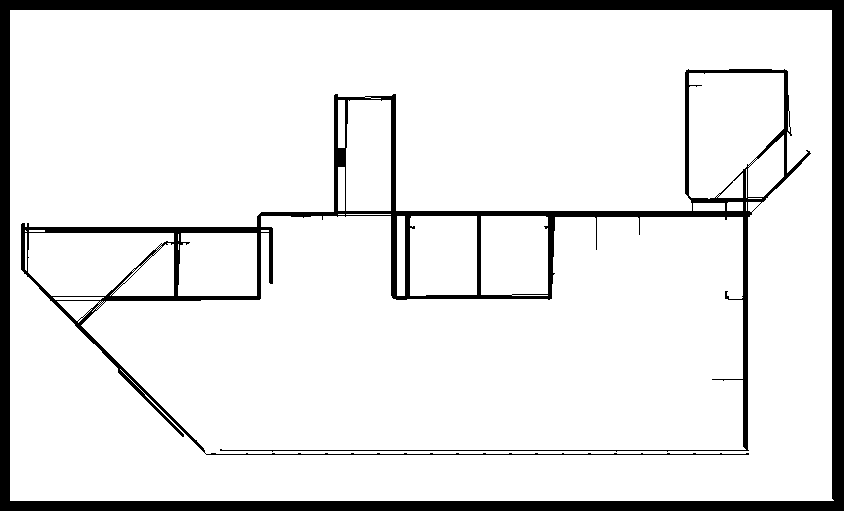
#> input picture Floor_1.png, 844 x 511 px
$ python 3_MakesWallFull.py
#> lines starting #> are read from the running program, lines starting #| are printed output that depends on the picture; after the words box and inside, x2 and y2 are one past the last pixel; in counts of white or black regions, pixels touching at a corner belong together
import cv2
import numpy as np

# Wczytaj obraz
image = cv2.imread('Floor_1.png')  # Zastąp 'twoj_obraz.jpg' nazwą pliku z obrazem
#> image is the input picture: shape (511, 844, 3); 89.9% white; 2 black regions, box (x1, y1, x2, y2) and area: (0, 0, 844, 511) 27679, (21, 69, 811, 455) 15885

# Przekształć obraz na odcienie szarości
gray = cv2.cvtColor(image, cv2.COLOR_BGR2GRAY)

# Zastosuj detekcję krawędzi (możesz dostosować parametry)
edges = cv2.Canny(gray, 50, 150)
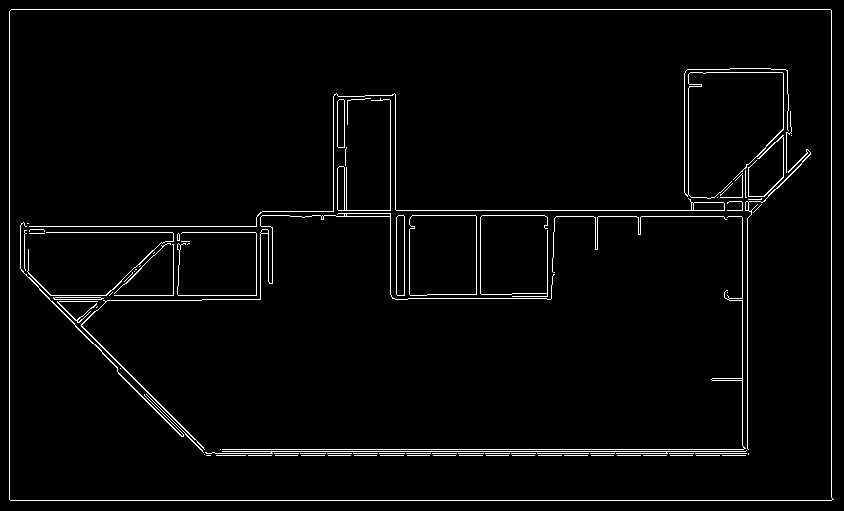
#> edges: shape (511, 844); 2.8% white in thin lines or dots

# Wykryj linie na obrazie (możesz dostosować parametry)
lines = cv2.HoughLinesP(edges, 1, np.pi / 180, threshold=50, minLineLength=150, maxLineGap=30)
#> lines = 21 rows, first 6: [11, 9, 830, 9], [10, 500, 831, 500], [202, 451, 745, 451], [206, 453, 748, 453], [200, 449, 748, 449], [9, 499, 9, 11]

# Maksymalna długość linii
max_line_length = 500  # Dostosuj wartość według potrzeb

# Dorysuj wykryte linie na oryginalnym obrazie
if lines is not None:
    for line in lines:
        x1, y1, x2, y2 = line[0]
        line_length = np.sqrt((x2 - x1) ** 2 + (y2 - y1) ** 2)
        if line_length <= max_line_length:
            cv2.line(image, (x1, y1), (x2, y2), (0, 0, 0), 1)  # Dorysuj czerwoną linię
#> this loop made 21 passes
#> (x1, y1, x2, y2, line_length) on passes 1 to 12: (11, 9, 830, 9, 819), (10, 500, 831, 500, 821), (202, 451, 745, 451, 543), (206, 453, 748, 453, 542), (200, 449, 748, 449, 548), (9, 499, 9, 11, 488), (333, 210, 755, 210, 422), (831, 497, 831, 10, 487), (206, 455, 745, 455, 539), (20, 265, 203, 448, 258.8), (747, 448, 747, 201, 247), (257, 216, 411, 216, 154)
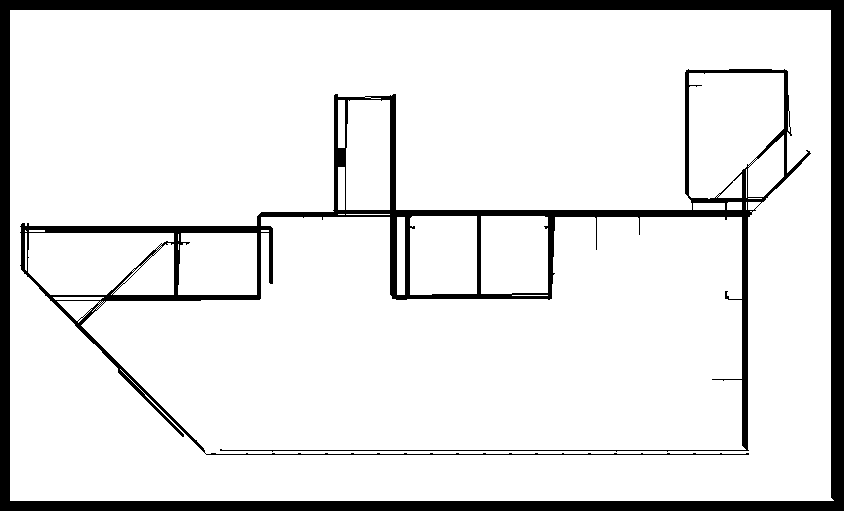
#> image: shape (511, 844, 3); 89.4% white; 2 black regions, box (x1, y1, x2, y2) and area: (0, 0, 844, 511) 28167, (20, 69, 811, 455) 17434

# Zapisz obraz z narysowanymi liniami
cv2.imwrite('Floor_1.png', image)

# Wyświetl obraz z kreskami
#cv2.imshow('Obraz z kreskami', image)
#cv2.waitKey(0)
#cv2.destroyAllWindows()

$ run again, with Floor_11.png copied over Floor_1.png
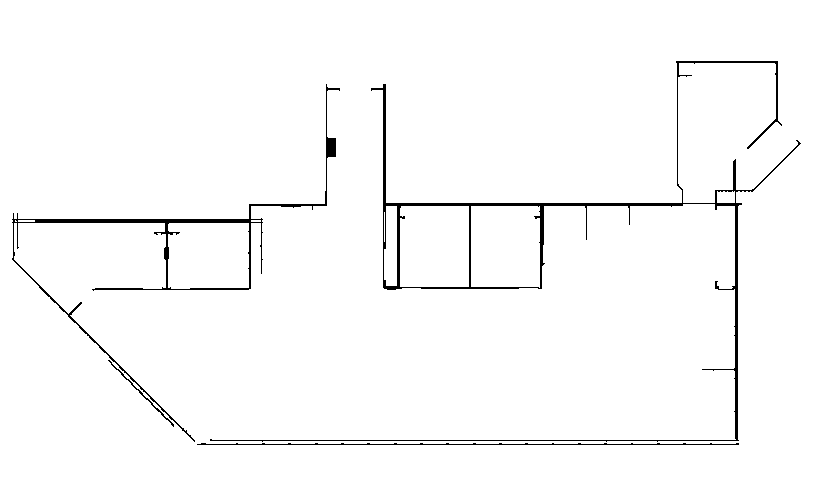
#> input picture Floor_11.png, 824 x 491 px
#> image is the input picture: shape (491, 824, 3); 97.9% white; 4 black regions, box (x1, y1, x2, y2) and area: (210, 61, 801, 442) 4811, (12, 84, 340, 442) 2739, (197, 443, 739, 445) 603, (108, 360, 174, 427) 148
#> `edges = cv2.Canny(gray, 50, 150)`:
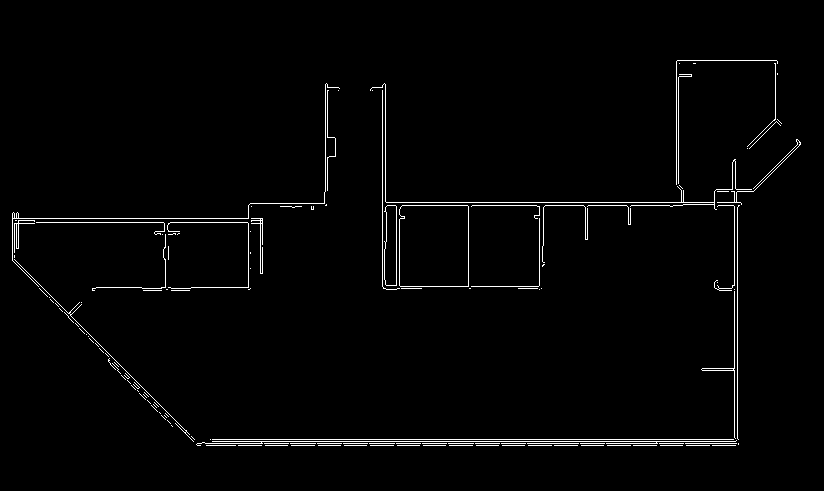
#> edges: shape (491, 824); 1.8% white in thin lines or dots, all inside (x1, y1, x2, y2) = (12, 60, 801, 446)
#> lines = 15 rows, first 6: [197, 443, 738, 443], [193, 441, 735, 441], [191, 439, 738, 439], [197, 445, 735, 445], [382, 202, 740, 202], [12, 218, 262, 218]
#> the loop `for line in lines:` made 15 passes
#> (x1, y1, x2, y2, line_length) on passes 1 to 8: (197, 443, 738, 443, 541), (193, 441, 735, 441, 542), (191, 439, 738, 439, 547), (197, 445, 735, 445, 538), (382, 202, 740, 202, 358), (12, 218, 262, 218, 250), (12, 222, 262, 222, 250), (382, 205, 682, 205, 300)
#> after the loop `for line in lines:`:
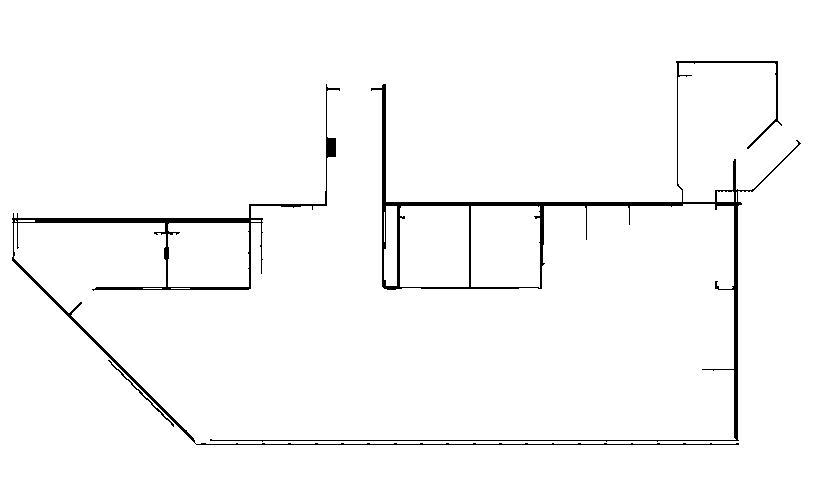
#> image: shape (491, 824, 3); 97.6% white; 3 black regions, box (x1, y1, x2, y2) and area: (210, 61, 801, 442) 5607, (12, 84, 739, 445) 4024, (108, 360, 174, 427) 148

$ run again, with Floor.png copied over Floor_1.png
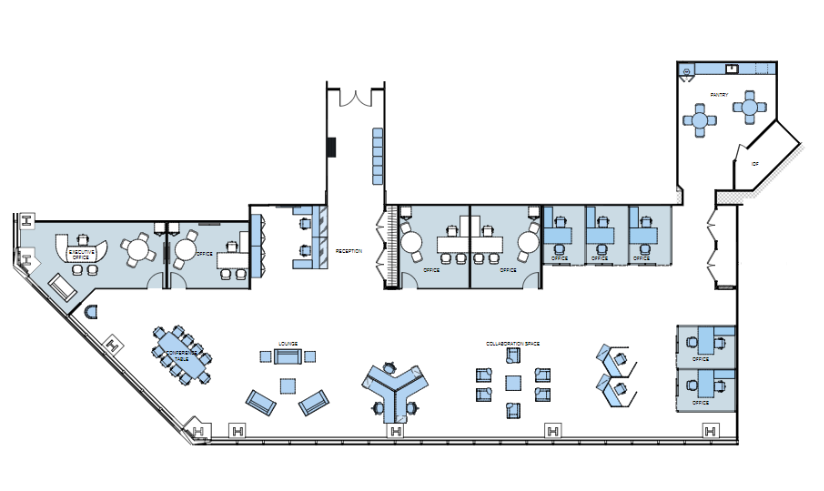
#> input picture Floor.png, 824 x 491 px
#> image is the input picture: shape (491, 824, 3); mean B, G, R 241.3, 239.7, 237.5
#> `edges = cv2.Canny(gray, 50, 150)`:
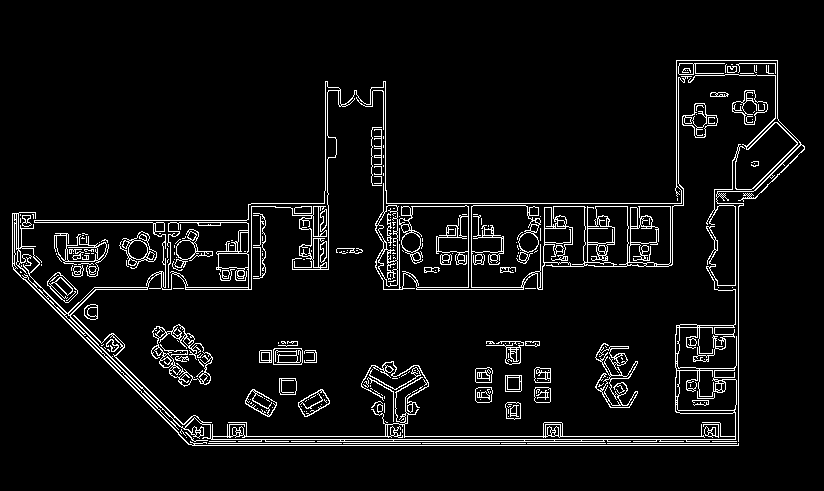
#> edges: shape (491, 824); 5.7% white in thin lines or dots, all inside (x1, y1, x2, y2) = (12, 60, 805, 446)
#> lines = 49 rows, first 6: [187, 443, 738, 443], [185, 441, 738, 441], [192, 445, 738, 445], [183, 439, 738, 439], [180, 436, 738, 436], [12, 220, 265, 220]
#> the loop `for line in lines:` made 49 passes
#> (x1, y1, x2, y2, line_length) on passes 1 to 8: (187, 443, 738, 443, 551), (185, 441, 738, 441, 553), (192, 445, 738, 445, 546), (183, 439, 738, 439, 555), (180, 436, 738, 436, 558), (12, 220, 265, 220, 253), (383, 203, 743, 203, 360), (12, 263, 191, 442, 253.1)
#> after the loop `for line in lines:`:
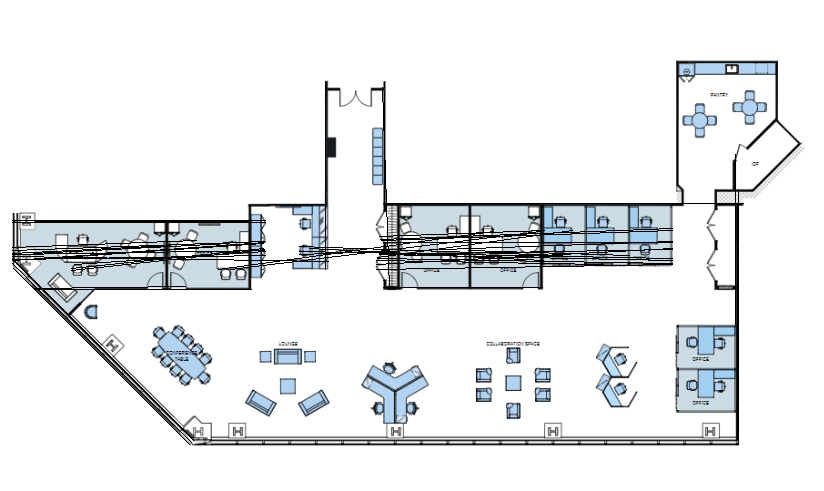
#> image: shape (491, 824, 3); 2.4% of pixels changed, all inside (x1, y1, x2, y2) = (12, 81, 744, 445)
